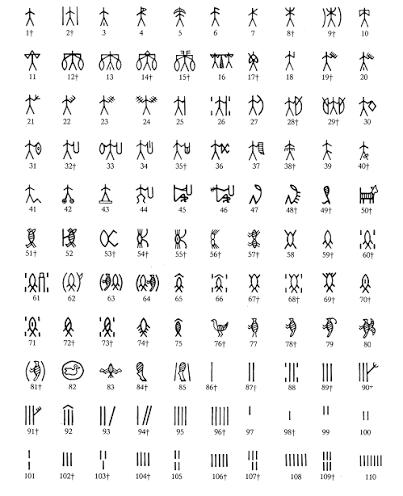
#> input picture tmp/Page1.PNG, 403 x 496 px; its folder holds only this picture in this run
$ python -i Admin_app.py   (imports and definitions only)
#> lines starting #> are read from the running program, lines starting #| are printed output that depends on the picture; after the words box and inside, x2 and y2 are one past the last pixel; in counts of white or black regions, pixels touching at a corner belong together
#> further down, picture is the input picture: PIL image 403x496 P; min 0, max 255, mean 243.2
# streamlit_app.py
"""
Indus Holo — Admin / Metadata / Normalization page
Features:
 - Compact NB metadata editor (view / add / edit / delete)
 - Normalize uploaded or existing glyphs to consistent size & mask
 - Generate binary masks (threshold + morphological cleanup)
 - Safe JSON read/write with backups
 - Export normalized PNGs + registry to a simulator folder (optional)
"""
import streamlit as st
from pathlib import Path
from PIL import Image, ImageOps, ImageFilter
import numpy as np
import json, io, shutil, datetime

# [1 line not run here, left out]

# ---------- Paths ----------
ROOT = Path(__file__).resolve().parent
DATA_DIR = ROOT / "data"
GLYPH_DIR = DATA_DIR / "glyphs" / "png"   # canonical storage for PNGs
MASK_DIR  = DATA_DIR / "glyphs" / "masks"
NB_JSON   = DATA_DIR / "nb_signs.json"    # canonical metadata registry
BACKUP_DIR= DATA_DIR / "backups"

# Ensure directories
# [2 lines not run here, left out]

# ---------- Utilities ----------
def safe_load_json(path):
    if not path.exists():
        return {}
    try:
        return json.loads(path.read_text(encoding="utf-8"))
    except Exception as e:
        st.error(f"Failed to parse JSON {path}: {e}")
        return {}

def safe_write_json(path, data):
    # write with backup
    if path.exists():
        ts = datetime.datetime.utcnow().strftime("%Y%m%dT%H%M%SZ")
        bak = BACKUP_DIR / f"{path.name}.{ts}.bak"
        shutil.copy2(path, bak)
    path.write_text(json.dumps(data, indent=2, ensure_ascii=False), encoding="utf-8")

def list_nb_files():
    files = sorted(GLYPH_DIR.glob("NB*.png"))
    return [p.name for p in files]

def normalize_image(pil_img, output_size=256, pad=8, bg=255):
    """
    Normalize glyph image:
     - convert to grayscale
     - autocontrast
     - threshold to mask
     - crop to content bounding box
     - scale to fit output_size - 2*pad
     - center on output_size canvas (bg white)
    Returns normalized PIL image (L).
    """
#> called with output_size = 256, pad = 8, bg = 255
    im = pil_img.convert("L")
    im = ImageOps.autocontrast(im)
    # create binary mask
    bw = im.point(lambda p: 0 if p < 200 else 255).convert("L")  # 200 is conservative, adjustable
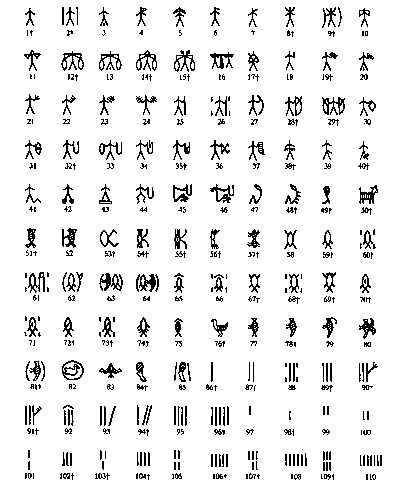
#> bw: PIL image 403x496 L; 92.6% white; black in thin lines or dots, all inside (x1, y1, x2, y2) = (24, 7, 382, 480)
    arr = np.array(bw)
    ys, xs = np.nonzero(arr == 0)  # ink = black (0)
#> ys = 14712 values from 7 to 479; xs = 14712 values, max 381 at index 13637, min 24 at index 1081, mean 195.5
    if len(xs) == 0 or len(ys) == 0:
        # nothing detected — just resize
        out = im.resize((output_size, output_size), Image.LANCZOS)
        return out
    minx, maxx = xs.min(), xs.max()
#> minx = 24; maxx = 381
    miny, maxy = ys.min(), ys.max()
#> miny = 7; maxy = 479
    # add a small margin
#> (the run stopped early here; a loop or call above may not have finished)
